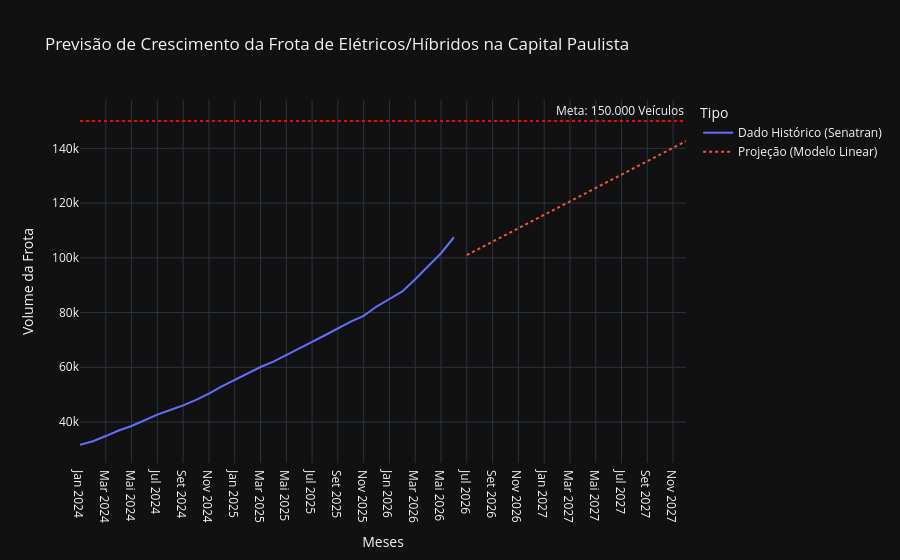

Write notebook code for a chart like this one.
### Markdown cell above
## 5. Visualização do Modelo de Previsão de Demanda

### Code cell
fig_pred = px.line(
    df_fused, 
    x="Data", 
    y="Qtd. Veículos", 
    color="Tipo",
    title="Previsão de Crescimento da Frota de Elétricos/Híbridos na Capital Paulista",
    labels={"Qtd. Veículos": "Volume da Frota", "Data": "Meses"},
    line_dash="Tipo",
    template="plotly_dark"
)

# Destacando o marco onde a frota ultrapassará 150 mil veículos
fig_pred.add_hline(y=150000, line_dash="dot", line_color="red", annotation_text="Meta: 150.000 Veículos")
fig_pred.show()

### Figure 1 — Plotly figure (JSON) as saved in the notebook; plotly's stock layout.template omitted (floating-point values rounded to 4 significant figures)
{"data": [{"hovertemplate": "Tipo=Dado Histórico (Senatran)<br>Meses=%{x}<br>Volume da Frota=%{y}<extra></extra>", "legendgroup": "Dado Histórico (Senatran)", "line": {"color": "#636efa", "dash": "solid"}, "marker": {"symbol": "circle"}, "mode": "lines", "name": "Dado Histórico (Senatran)", "orientation": "v", "showlegend": true, "type": "scatter", "x": ["Jan 2024", "Fev 2024", "Mar 2024", "Abr 2024", "Mai 2024", "Jun 2024", "Jul 2024", "Ago 2024", "Set 2024", "Out 2024", "Nov 2024", "Dez 2024", "Jan 2025", "Fev 2025", "Mar 2025", "Abr 2025", "Mai 2025", "Jun 2025", "Jul 2025", "Ago 2025", "Set 2025", "Out 2025", "Nov 2025", "Dez 2025", "Jan 2026", "Fev 2026", "Mar 2026", "Abr 2026", "Mai 2026", "Jun 2026"], "xaxis": "x", "y": [31660.0, 32990.0, 34870.0, 36900.0, 38540.0, 40660.0, 42690.0, 44380.0, 46080.0, 48080.0, 50390.0, 53050.0, 55380.0, 57660.0, 60110.0, 62090.0, 64400.0, 66670.0, 69270.0, 71710.0, 74220.0, 76710.0, 78770.0, 82190.0, 84960.0, 87720.0, 92200.0, 97120.0, 101700.0, 107500.0], "yaxis": "y"}, {"hovertemplate": "Tipo=Projeção (Modelo Linear)<br>Meses=%{x}<br>Volume da Frota=%{y}<extra></extra>", "legendgroup": "Projeção (Modelo Linear)", "line": {"color": "#EF553B", "dash": "dot"}, "marker": {"symbol": "circle"}, "mode": "lines", "name": "Projeção (Modelo Linear)", "orientation": "v", "showlegend": true, "type": "scatter", "x": ["Jul 2026", "Ago 2026", "Set 2026", "Out 2026", "Nov 2026", "Dez 2026", "Jan 2027", "Fev 2027", "Mar 2027", "Abr 2027", "Mai 2027", "Jun 2027", "Jul 2027", "Ago 2027", "Set 2027", "Out 2027", "Nov 2027", "Dez 2027"], "xaxis": "x", "y": [101000.0, 103500.0, 105900.0, 108400.0, 110800.0, 113300.0, 115700.0, 118200.0, 120600.0, 123100.0, 125500.0, 128000.0, 130400.0, 132900.0, 135300.0, 137800.0, 140200.0, 142700.0], "yaxis": "y"}], "layout": {"annotations": [{"showarrow": false, "text": "Meta: 150.000 Veículos", "x": 1, "xanchor": "right", "xref": "x domain", "y": 150000, "yanchor": "bottom", "yref": "y"}], "legend": {"title": {"text": "Tipo"}, "tracegroupgap": 0}, "shapes": [{"line": {"color": "red", "dash": "dot"}, "type": "line", "x0": 0, "x1": 1, "xref": "x domain", "y0": 150000, "y1": 150000, "yref": "y"}], "title": {"text": "Previsão de Crescimento da Frota de Elétricos/Híbridos na Capital Paulista"}, "xaxis": {"anchor": "y", "domain": [0, 1], "title": {"text": "Meses"}}, "yaxis": {"anchor": "x", "domain": [0, 1], "title": {"text": "Volume da Frota"}}}}
